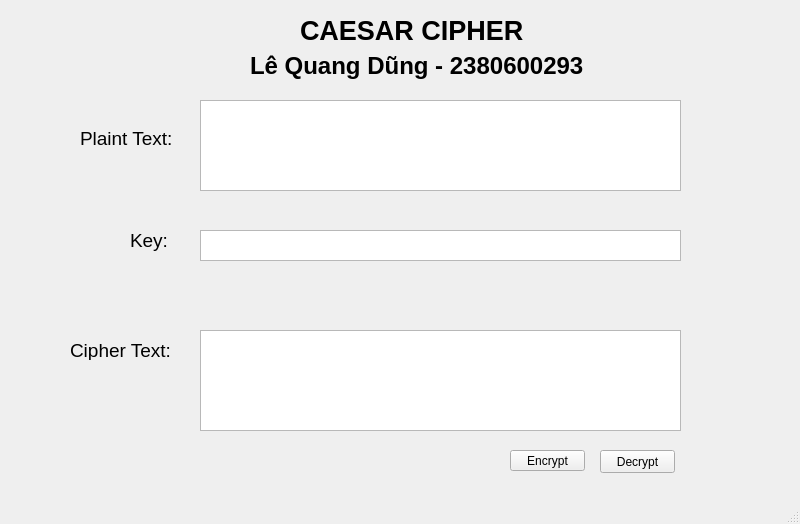
<?xml version="1.0" encoding="UTF-8"?>
<ui version="4.0">
 <class>MainWindow</class>
 <widget class="QMainWindow" name="MainWindow">
  <property name="geometry">
   <rect>
    <x>0</x>
    <y>0</y>
    <width>800</width>
    <height>524</height>
   </rect>
  </property>
  <property name="windowTitle">
   <string>MainWindow</string>
  </property>
  <widget class="QWidget" name="centralwidget">
   <widget class="QPushButton" name="btn_encrypt">
    <property name="geometry">
     <rect>
      <x>510</x>
      <y>450</y>
      <width>75</width>
      <height>21</height>
     </rect>
    </property>
    <property name="text">
     <string>Encrypt</string>
    </property>
   </widget>
   <widget class="QPushButton" name="btn_decrypt">
    <property name="geometry">
     <rect>
      <x>600</x>
      <y>450</y>
      <width>75</width>
      <height>23</height>
     </rect>
    </property>
    <property name="text">
     <string>Decrypt</string>
    </property>
   </widget>
   <widget class="QLabel" name="label">
    <property name="geometry">
     <rect>
      <x>300</x>
      <y>20</y>
      <width>241</width>
      <height>21</height>
     </rect>
    </property>
    <property name="font">
     <font>
      <pointsize>20</pointsize>
      <weight>75</weight>
      <bold>true</bold>
     </font>
    </property>
    <property name="text">
     <string>CAESAR CIPHER</string>
    </property>
   </widget>
   <widget class="QLabel" name="label_2">
    <property name="geometry">
     <rect>
      <x>80</x>
      <y>130</y>
      <width>121</width>
      <height>16</height>
     </rect>
    </property>
    <property name="font">
     <font>
      <pointsize>14</pointsize>
     </font>
    </property>
    <property name="text">
     <string>Plaint Text:</string>
    </property>
   </widget>
   <widget class="QLabel" name="label_3">
    <property name="geometry">
     <rect>
      <x>130</x>
      <y>230</y>
      <width>61</width>
      <height>21</height>
     </rect>
    </property>
    <property name="font">
     <font>
      <pointsize>14</pointsize>
     </font>
    </property>
    <property name="text">
     <string>Key:</string>
    </property>
   </widget>
   <widget class="QLabel" name="label_4">
    <property name="geometry">
     <rect>
      <x>70</x>
      <y>340</y>
      <width>111</width>
      <height>20</height>
     </rect>
    </property>
    <property name="font">
     <font>
      <pointsize>14</pointsize>
     </font>
    </property>
    <property name="text">
     <string>Cipher Text:</string>
    </property>
   </widget>
   <widget class="QPlainTextEdit" name="txt_plain_text">
    <property name="geometry">
     <rect>
      <x>200</x>
      <y>100</y>
      <width>481</width>
      <height>91</height>
     </rect>
    </property>
   </widget>
   <widget class="QPlainTextEdit" name="txt_key">
    <property name="geometry">
     <rect>
      <x>200</x>
      <y>230</y>
      <width>481</width>
      <height>31</height>
     </rect>
    </property>
   </widget>
   <widget class="QPlainTextEdit" name="txt_cipher_text">
    <property name="geometry">
     <rect>
      <x>200</x>
      <y>330</y>
      <width>481</width>
      <height>101</height>
     </rect>
    </property>
   </widget>
   <widget class="QLabel" name="label_5">
    <property name="geometry">
     <rect>
      <x>250</x>
      <y>50</y>
      <width>361</width>
      <height>31</height>
     </rect>
    </property>
    <property name="font">
     <font>
      <pointsize>18</pointsize>
      <weight>75</weight>
      <bold>true</bold>
     </font>
    </property>
    <property name="text">
     <string>Lê Quang Dũng - 2380600293</string>
    </property>
   </widget>
  </widget>
  <widget class="QMenuBar" name="menubar">
   <property name="geometry">
    <rect>
     <x>0</x>
     <y>0</y>
     <width>800</width>
     <height>21</height>
    </rect>
   </property>
  </widget>
  <widget class="QStatusBar" name="statusbar"/>
 </widget>
 <resources/>
 <connections/>
</ui>
